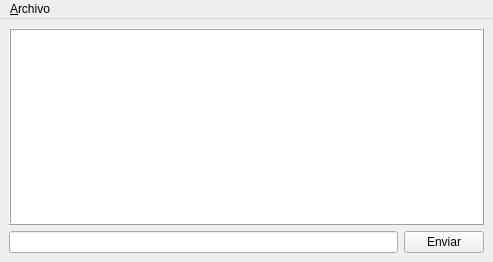
<?xml version="1.0" encoding="UTF-8"?>
<ui version="4.0">
 <class>Messenger</class>
 <widget class="QMainWindow" name="Messenger">
  <property name="geometry">
   <rect>
    <x>0</x>
    <y>0</y>
    <width>493</width>
    <height>262</height>
   </rect>
  </property>
  <property name="windowTitle">
   <string>Messenger</string>
  </property>
  <widget class="QWidget" name="centralwidget">
   <layout class="QGridLayout" name="gridLayout">
    <item row="0" column="0" colspan="2">
     <widget class="QPlainTextEdit" name="txtMsgs">
      <property name="enabled">
       <bool>true</bool>
      </property>
      <property name="frameShape">
       <enum>QFrame::Box</enum>
      </property>
      <property name="frameShadow">
       <enum>QFrame::Raised</enum>
      </property>
      <property name="readOnly">
       <bool>true</bool>
      </property>
     </widget>
    </item>
    <item row="1" column="0">
     <widget class="QLineEdit" name="txtSend">
      <property name="maxLength">
       <number>1023</number>
      </property>
     </widget>
    </item>
    <item row="1" column="1">
     <widget class="QPushButton" name="btnSend">
      <property name="text">
       <string>Enviar</string>
      </property>
     </widget>
    </item>
   </layout>
  </widget>
  <widget class="QMenuBar" name="menubar">
   <property name="geometry">
    <rect>
     <x>0</x>
     <y>0</y>
     <width>493</width>
     <height>22</height>
    </rect>
   </property>
   <widget class="QMenu" name="menuArchivo">
    <property name="title">
     <string>&amp;Archivo</string>
    </property>
    <addaction name="actionConectar"/>
    <addaction name="separator"/>
    <addaction name="actionSalir"/>
   </widget>
   <addaction name="menuArchivo"/>
  </widget>
  <action name="actionConectar">
   <property name="text">
    <string>Co&amp;nectar</string>
   </property>
   <property name="shortcut">
    <string>Ctrl+C</string>
   </property>
  </action>
  <action name="actionSalir">
   <property name="text">
    <string>&amp;Salir</string>
   </property>
   <property name="shortcut">
    <string>Ctrl+X</string>
   </property>
  </action>
 </widget>
 <resources/>
 <connections/>
</ui>
